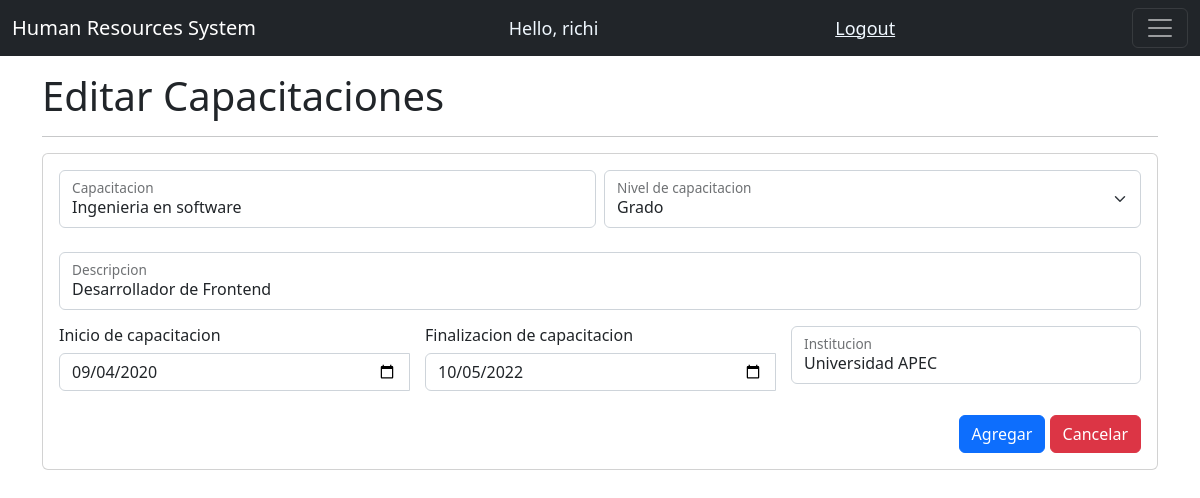
Page /editarCapacitacion/46 (signed in) on the committed database.
### system/models.py (models this page shows, shortened)
class Capacitaciones(models.Model):
    NIVEL = {
        ('Grado', 'Grado'),
        ('Postgrado', 'Postgrado'),
        ('Maestria', 'Maestria'),
        ('Tecnologo', 'Tecnologo'),
        ('Tecnico', 'Tecnico'),
        ('Gestion', 'Gestion')
    }
    createdBy=models.ForeignKey(User, on_delete=models.CASCADE, null=True, editable=False)
    capacitacion=models.CharField(max_length=75, null=True)
    descripcion=models.CharField(max_length=200, null=True)
    nivel=models.CharField(max_length=12, null=True, choices=NIVEL)
    fechaDesde=models.DateField(null=False)
    fechaHasta=models.DateField(null=False)
    institucion=models.CharField(max_length=50, null=True)

### system/decorators.py (the view)
        def wrapper_func(request, *args, **kwargs):
            group = None
            if request.user.groups.exists():
                group = request.user.groups.all()[0].name
            if group in allowed_roles:
                return view_func(request, *args, **kwargs)
            else:
                return HttpResponse('No estas autorizado para ver esta pagina')

### system/form.py
class CapacitacionForm(forms.ModelForm):
    class Meta:
        model = Capacitaciones
        fields = '__all__'
        widgets = {
            'capacitacion': forms.TextInput (attrs={'class':'form-control'}),
            'nivel': forms.Select (attrs={'class':'form-select'}),
            'descripcion': forms.TextInput (attrs={'class':'form-control'}),
            'fechaDesde': forms.DateInput (attrs={'class':'form-control', 'type': 'date'}),
            'fechaHasta': forms.DateInput (attrs={'class':'form-control', 'type': 'date'}),
            'institucion': forms.TextInput (attrs={'class':'form-control'}),
        }

### system/views.py (called while the page is built)
@login_required(login_url='loginPage')
@allowed_users(allowed_roles=['admin', 'candidato'])
def editarCapacitacion(request, id):
    id = id
    try:
        capacitaciones = Capacitaciones.objects.get(id=id)
    except Capacitaciones.DoesNotExist:
        return redirect('/capacitaciones')
    form = CapacitacionForm(request.POST or None, instance=capacitaciones)
    if form.is_valid():
        form.save()
        return redirect('/capacitaciones')
    context = {'form':form, 'capacitaciones':capacitaciones}
    return render(request, 'system/editarCapacitacion.html', context)

### system/templates/system/editarCapacitacion.html (shortened to what this page needs)
{% extends 'system/main.html' %}
{% block content %}
<br>
<h1>Editar Capacitaciones</h1>
<hr>
<div class="card">
    <div class="card-body">
        <form  method="POST">{% csrf_token %}
            <div class="row g-2">
            <div class="col-md">
            <div class="form-floating">
                {{form.capacitacion}}
                <label for="txtCapacitacion">Capacitacion</label>
            </div>
            </div>
            <div class="col-md">
                <div class="form-floating">
                  {{form.nivel}}
                  <label for="dropNivel">Nivel de capacitacion</label>
                </div>
              </div>
            </div>
            <br>
            <div class="input-group mb-3">
                <div class="form-floating">
                  {{form.descripcion}}
                  <label for="floatingInputGroup1">Descripcion</label>
                </div>
              </div>
              <div class="row g-3">
                <div class="col-md">
                    <h6>Inicio de capacitacion</h6>
              <div class="input-group date" data-provide="datepicker">
                {{form.fechaDesde}}
             </div>
            </div>
            <div class="col-md">
                <h6>Finalizacion de capacitacion</h6>
                <div class="input-group date" data-provide="datepicker">
                  {{form.fechaHasta}}
               </div>
              </div>
              <div class="col-md">
                <div class="form-floating">
                 {{form.institucion}}
                  <label for="floatingInputGroup1">Institucion</label>
                </div>
              </div>
            </div>
            <br>
            <div class="modal-footer">
                <div class="bd-example">
                    <button class="btn btn-primary" type="submit" name="submit">Agregar</button>
            <a class="btn btn-danger" type="button" href="{% url 'capacitaciones' %}">Cancelar</a>
                </div>
            </div>
        </form>
    </div>
</div>
{% endblock %}

### system/templates/system/navbar.html (shortened to what this page needs)
{% load static%}
<nav class="navbar navbar-dark bg-dark fixed-top">
    <div class="container-fluid">
      <a class="navbar-brand" href="{% url 'home' %}">Human Resources System</a>
      <span class="hello-msg">Hello, {{request.user}}</span>
      <span><a class="hello-msg" href="{% url 'logoutUser' %}">Logout</a></span>
      <button class="navbar-toggler" type="button" data-bs-toggle="offcanvas" data-bs-target="#offcanvasNavbar" aria-controls="offcanvasNavbar">
        <span class="navbar-toggler-icon"></span>
      </button>
    </div>
  </nav>
  <br>

### static/css/main.css (style rules this page uses)
body { background-color: rgb(255, 255, 255); }

### system/templates/system/navbar.html (style rules this page uses)
.hello-msg { font-size: 18px; color: aliceblue; }

### rows in the picture
Capacitaciones: capacitacion "Ingenieria en software", nivel "Grado", descripcion "Desarrollador de Frontend", fechaDesde "09/04/2020", fechaHasta "10/05/2022", institucion "Universidad APEC"

### other values in the picture
{{ request.user }} "richi"
